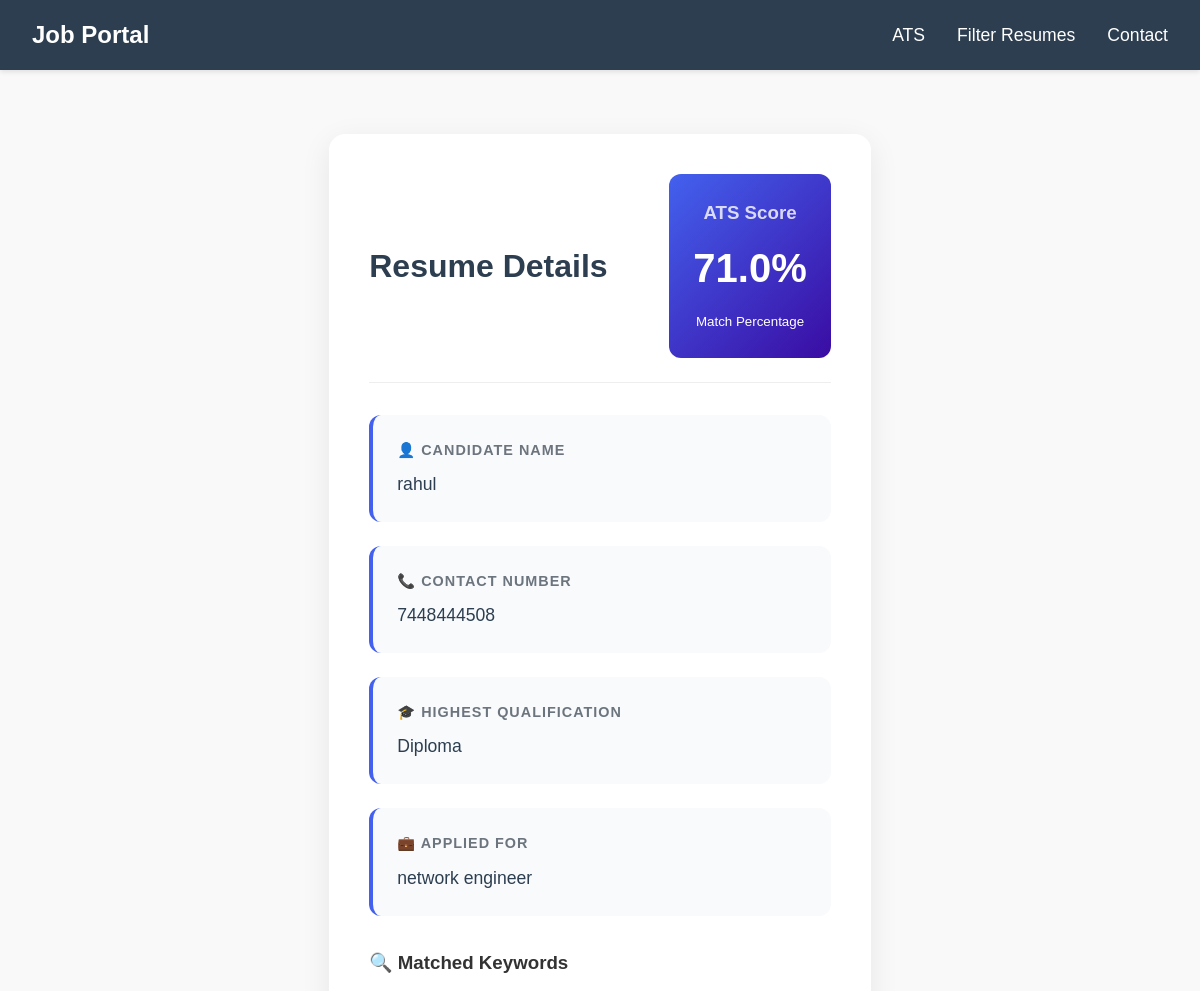
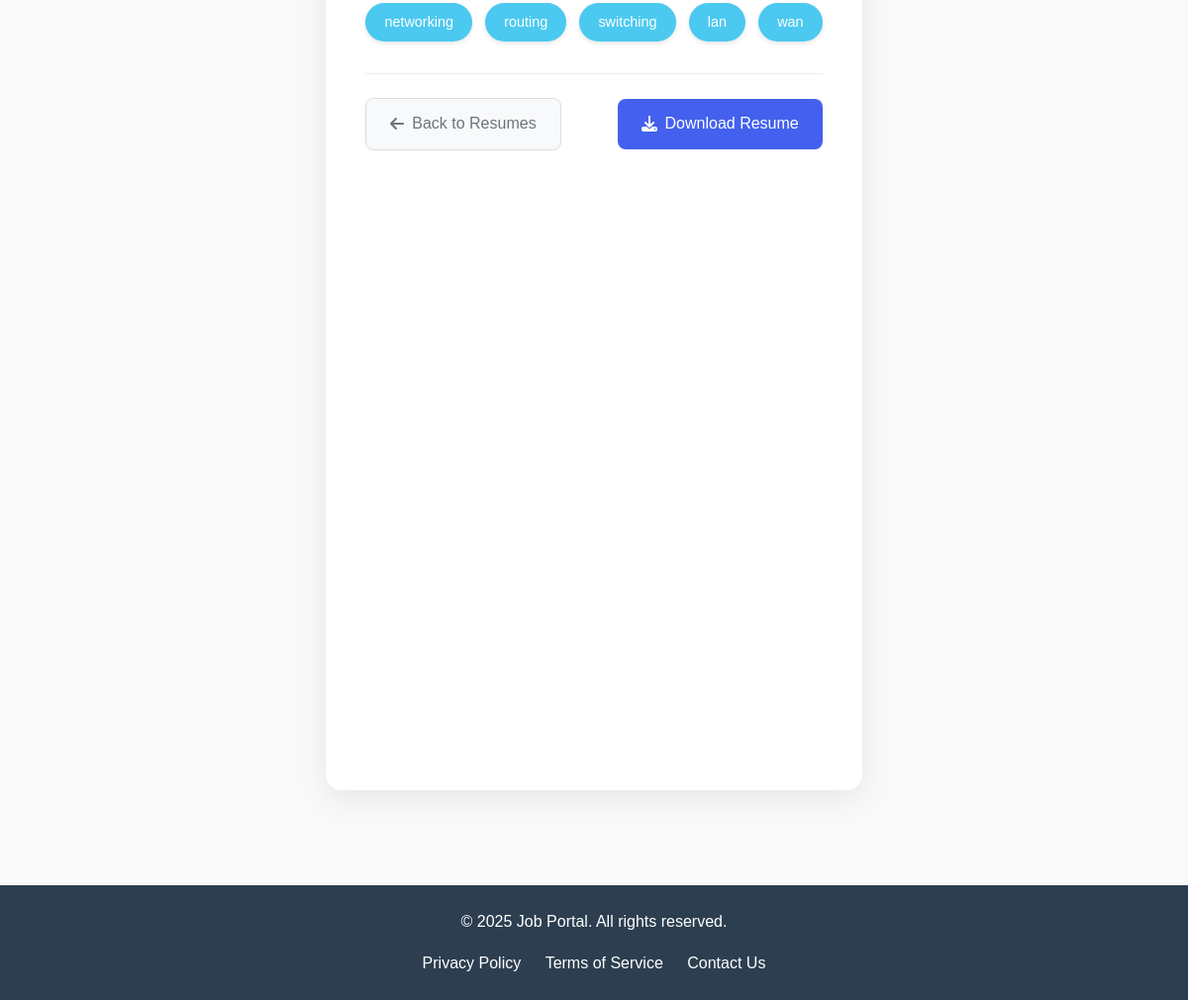
Screenshot of /resume/88/ with the database file from the repository (2 pictures, top to bottom).
### mainapp/models.py (models this page shows, shortened)
class Resume(models.Model):
    name = models.CharField(max_length=100)
    phone_number = models.CharField(max_length=10,default='91+00000000')
    qualification = models.CharField(choices=CATEGORY_CHOICE,max_length=15)
    file = models.FileField(upload_to='resumes/')
    uploaded_at = models.DateTimeField(auto_now_add=True)
    job_role = models.CharField(max_length=255, default='Not Specified')
    ats_score = models.FloatField(default=0)
    matched_keywords = models.TextField()
    raw_text = models.TextField(blank=True, null=True)
    def get_matched_keywords(self):
        return json.loads(self.matched_keywords)

### mainapp/views.py (the view)
# urls.py: path('resume/<int:resume_id>/', views.resume_detail, name='resume_detail'),
def resume_detail(request, resume_id):
    resume = get_object_or_404(Resume, id=resume_id)
    file_url = resume.file.url if resume.file else None
    is_pdf = file_url.lower().endswith('.pdf') if file_url else False
    return render(request, 'resume_detail.html', {
        'resume': resume,
        'file_url': file_url,
        'is_pdf': is_pdf
    })

### templates/resume_detail.html (shortened to what this page needs)
{% extends "base.html" %}
{% load static %}
{% block content %}
<div class="resume-detail-container">
    <div class="resume-header">
        <h1>Resume Details</h1>
        <div class="score-card">
            <h3>ATS Score</h3>
            <div class="score">{{ resume.ats_score }}%</div>
            <small>Match Percentage</small>
        </div>
    </div>
    <div class="detail-grid">
        <div class="detail-card">
            <h3>👤 Candidate Name</h3>
            <p>{{ resume.name }}</p>
        </div>
        <div class="detail-card">
            <h3>📞 Contact Number</h3>
            <p>{{ resume.phone_number }}</p>
        </div>
        <div class="detail-card">
            <h3>🎓 Highest Qualification</h3>
            <p>{{ resume.get_qualification_display }}</p>
        </div>
        <div class="detail-card">
            <h3>💼 Applied For</h3>
            <p>{{ resume.job_role|default:"Not specified" }}</p>
        </div>
    </div>
    <div class="keywords-container">
        <h3>🔍 Matched Keywords</h3>
        <div class="keywords-grid">
            {% for keyword in resume.get_matched_keywords %}
                <span class="keyword">{{ keyword }}</span>
            {% empty %}
                <p>No keywords matched</p>
            {% endfor %}
        </div>
    </div>
    <div class="resume-actions">
        <a href="{% url 'high_score_resumes' %}" class="btn btn-back">
            <i class="fas fa-arrow-left"></i> Back to Resumes
        </a>
        <a href="{% url 'download_resume' resume.id %}" download class="btn btn-download">
            <i class="fas fa-download"></i> Download Resume
        </a>
    </div>
    {% if is_pdf %}
    <div class="resume-viewer">
            {% if is_pdf %}
            <iframe src="{{ file_url }}" width="100%" height="600px" style="border: none;"></iframe>
        {% else %}
            <p>This file is not previewable. <a href="{{ file_url }}">Download Resume</a></p>
        {% endif %}
    </div>
    {% endif %}
</div>
{% endblock %}

### static/css/style.css (style rules this page uses)
* { margin: 0; padding: 0; box-sizing: border-box; }
body { font-family: 'Arial', sans-serif; line-height: 1.6; color: #333; background-color: #f9f9f9; display: flex; flex-direction: column; min-height: 100vh; }

### templates/resume_detail.html (style rules this page uses)
.resume-detail-container { max-width: 900px; margin: 2rem auto; padding: 2.5rem; background: white; border-radius: 16px; box-shadow: 0 8px 30px rgba(0, 0, 0, 0.08); }
.resume-header { display: flex; justify-content: space-between; align-items: center; margin-bottom: 2rem; padding-bottom: 1.5rem; border-bottom: 1px solid #eee; }
.resume-header h1 { color: #2c3e50; font-size: 2rem; font-weight: 700; margin: 0; }
.detail-grid { display: grid; grid-template-columns: repeat(auto-fill, minmax(300px, 1fr)); gap: 1.5rem; margin-bottom: 2rem; }
.detail-card { background: #f9fafc; padding: 1.5rem; border-radius: 12px; border-left: 4px solid #4361ee; transition: all 0.3s ease; }
.detail-card h3 { color: #6c757d; font-size: 0.9rem; text-transform: uppercase; letter-spacing: 1px; margin-bottom: 0.5rem; }
.detail-card p { color: #2c3e50; font-size: 1.1rem; margin: 0; font-weight: 500; }
.score-card { background: linear-gradient(135deg, #4361ee 0%, #3a0ca3 100%); color: white; padding: 1.5rem; border-radius: 12px; text-align: center; }
.score-card h3 { color: rgba(255, 255, 255, 0.8); margin-bottom: 0.5rem; }
.score-card .score { font-size: 2.5rem; font-weight: 700; margin: 0.5rem 0; }
.keywords-container { margin: 2rem 0; }
.keywords-grid { display: flex; flex-wrap: wrap; gap: 0.8rem; margin-top: 1rem; }
.keyword { background: #4cc9f0; color: white; padding: 0.5rem 1.2rem; border-radius: 20px; font-size: 0.9rem; font-weight: 500; box-shadow: 0 2px 5px rgba(0, 0, 0, 0.1); }
.resume-actions { display: flex; justify-content: space-between; align-items: center; margin-top: 2rem; padding-top: 1.5rem; border-top: 1px solid #eee; }
.btn { display: inline-flex; align-items: center; gap: 0.5rem; padding: 0.8rem 1.5rem; border-radius: 8px; font-weight: 500; text-decoration: none; transition: all 0.3s ease; }
.btn-back { background: #f8f9fa; color: #6c757d; border: 1px solid #ddd; }
.btn-download { background: #4361ee; color: white; }

### rows the page displays
Resume: ats_score "71.0", name "rahul", phone_number "7448444508", qualification "Diploma", job_role "network engineer"

### other values shown
{{ keyword }} "networking" "routing" "switching" "lan" "wan"
